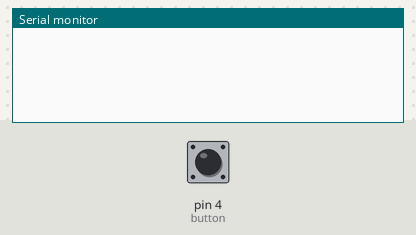
Recording of a sketch running on a simulated Arduino Uno, built with avr-gcc and run on an emulated ATmega328P. Parts: the last lines printed to the serial monitor. Inputs (shaded band) come from the test bench; at power-on: pin 4 (button) LOW.

Above: at 1.2 s.
1.3 s: pin 4 (button) pulled HIGH for 0.15 s
At 2.6 s:
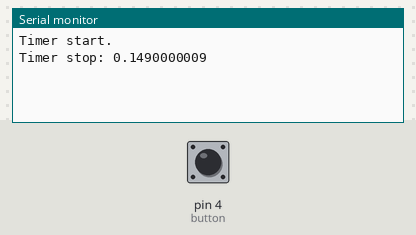
2.9 s: pin 4 (button) pulled HIGH for 1 s
At 3.2 s:
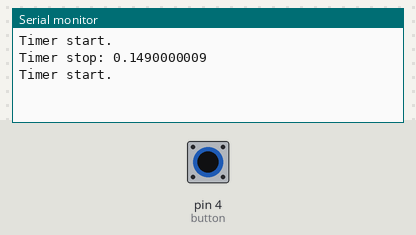
5.4 s: pin 4 (button) pulled HIGH for 0.15 s
At 7.1 s:
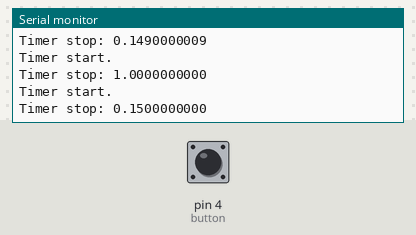

Measured:
- after the input at 1.3 s, the serial monitor: prints a new line at once (image 1)
- after the input at 5.4 s, the serial monitor: prints a new line after 0.15 s (image 3)

The sketch:

timer.ino
```cpp
const int button = 4;
double timer;
bool start;

void setup() {
  Serial.begin(9600);
  pinMode(button,INPUT);
  start = false;
  timer = 0;
}

void loop() {
  if (digitalRead(button)==HIGH) {
    if (!start) {
      Serial.print("Timer start.\n");
      start = true;
      timer = millis();
    }
  } else {
    if (start) {
      Serial.print("Timer stop: ");
      Serial.print((millis()-timer)/1000,10);
      Serial.print("\n");
      start = false;
    }
  }
}
```
